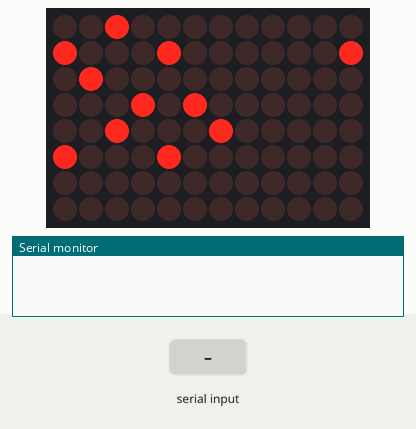
Recording of a sketch running on a simulated Arduino Uno R4 WiFi. Shown: 12×8 LED matrix, the last lines printed to the serial monitor. Inputs (shaded band) come from the test bench.

Above: at 1.2 s.
1.3 s: "RESTORE\n" received over Serial
At 2.8 s:
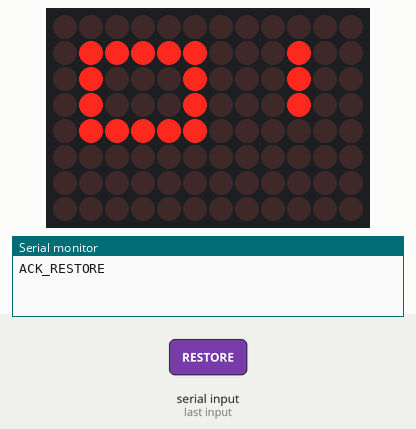
3.1 s: "OK\n" received over Serial
At 4.3 s:
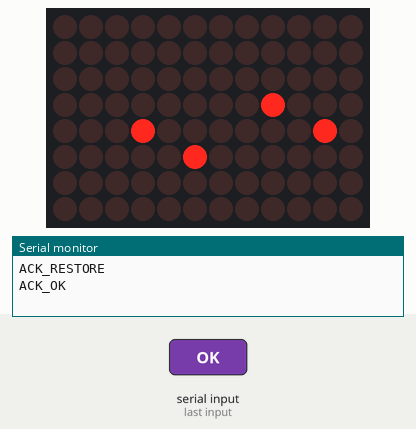
4.6 s: "REJECT\n" received over Serial
At 5.5 s:
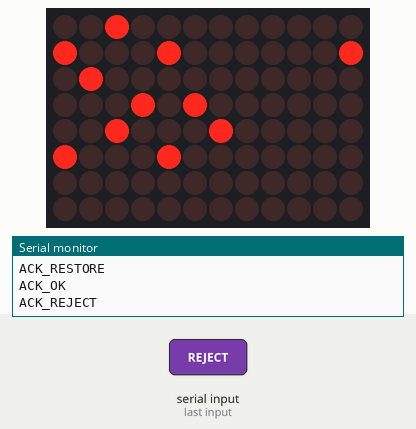
Timing chart, 0 to 7.6 s (numbered marks = the images above; inputs shaded):
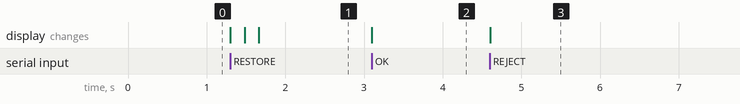

The sketch:

09B_arduino_visualizador_leadmatrix.ino
```cpp
#include "Arduino_LED_Matrix.h"

ArduinoLEDMatrix matrix;

// ✔
const uint32_t ICON_OK[3] = {
  0x00000000,
  0x00081020,
  0x40000000
};

// ✖
const uint32_t ICON_REJECT[3] = {
  0x20088140,
  0x01402208,
  0x80000000
};

// RESTORE animación
const uint32_t ICON_RESTORE_1[3] = {
  0x0007C444,
  0x44447C00,
  0x00000000
};

const uint32_t ICON_RESTORE_2[3] = {
  0x0007C6C4,
  0x46C47C00,
  0x00000000
};

const uint32_t ICON_RESTORE_3[3] = {
  0x0007ECE4,
  0x4EC47C00,
  0x00000000
};

String getCommand(String msg) {
  int commaPos = msg.indexOf(',');
  if (commaPos == -1) return msg;
  return msg.substring(0, commaPos);
}

void showOK() {
  matrix.loadFrame(ICON_OK);
}

void showReject() {
  matrix.loadFrame(ICON_REJECT);
}

void showRestoreStatic() {
  matrix.loadFrame(ICON_RESTORE_1);
}

void animateRestore() {
  matrix.loadFrame(ICON_RESTORE_1);
  delay(90);
  matrix.loadFrame(ICON_RESTORE_2);
  delay(90);
  matrix.loadFrame(ICON_RESTORE_3);
  delay(90);
  matrix.loadFrame(ICON_RESTORE_2);
  delay(90);
  matrix.loadFrame(ICON_RESTORE_1);
}

void setup() {
  Serial.begin(115200);
  matrix.begin();
  showReject();
}

void loop() {
  if (Serial.available()) {
    String msg = Serial.readStringUntil('\n');
    msg.trim();

    if (msg.length() == 0) return;

    String cmd = getCommand(msg);

    if (cmd == "OK") {
      showOK();
      Serial.println("ACK_OK");
    }
    else if (cmd == "REJECT") {
      showReject();
      Serial.println("ACK_REJECT");
    }
    else if (cmd == "RESTORE") {
      animateRestore();
      showRestoreStatic();
      Serial.println("ACK_RESTORE");
    }
    else {
      showReject();
      Serial.println("ACK_UNKNOWN");
    }
  }
}
```

Measured:
- after the input at 1.3 s, the display: changes at once (image 1)
- after the input at 3.1 s, the display: changes at once (image 2)
- after the input at 4.6 s, the display: changes at once (image 3)
